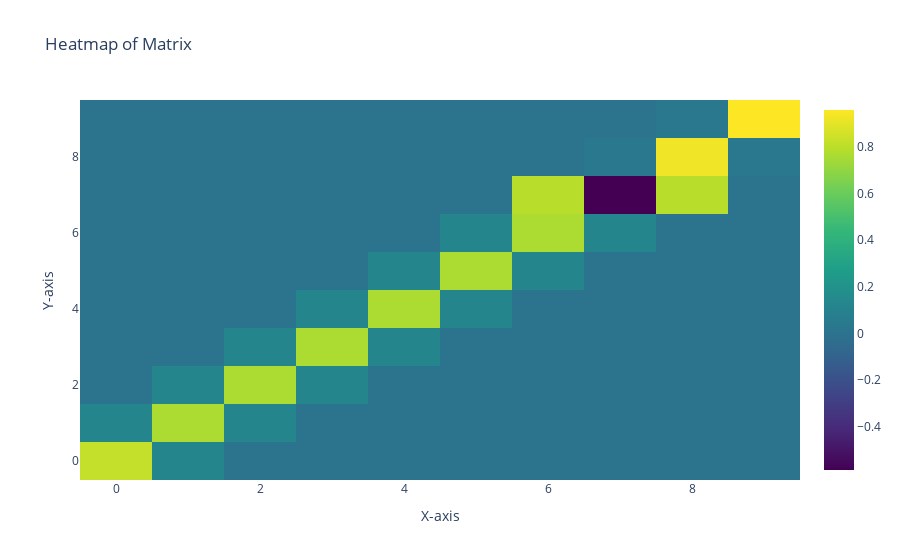

Source (notebook cell):
### Code cell
bG = bg.BuildingGraph(connectivityMatrix, roomList)
bG.updateEdges({"wall_kwargs" :wall_kwargs})
bG.updateNodes({
    "room_kwargs": room_kwargs,
    "vent_kwargs": vent_kwargs,
    "rad_kwargs": {"bG": bg.BuildingGraph()},
    })
bG.draw()

build_sim = bs.BuildingSimulation(**sim_kwargs)
build_sim.initialize(bG)

build_sim.run()

Tints = build_sim.bG.G.nodes['R']['Tints']
T_profs = build_sim.bG.G.edges['R', 'R']['T_profs']
wall = build_sim.bG.G.edges['R', 'R']['wall']
h_profs = [4, 8, 12, 16, 20]
h_profs = [h + 48 for h in h_profs]
# h_profs = [0, *h_profs]

# Plotting
plt.figure()
plt.plot(build_sim.hours, Tints, label='Tint')
plt.plot(build_sim.hours, T_profs[0, :], label='T0')
plt.legend()
plt.xlabel('hours')
plt.ylabel('Temperature [K]')

plt.figure()
for h in h_profs:
    i = int(h * 60 * 60 / build_sim.delt)
    plt.plot(wall.x, T_profs[:, i], label=f'{h % 24} hours')

plt.legend()
plt.xlabel('x')
plt.ylabel('Temperature [K]')
plt.show()

### Figure 1 — Plotly figure (JSON) as saved in the notebook; plotly's stock layout.template omitted (floating-point values rounded to 4 significant figures)
{"data": [{"colorscale": [[0, "#440154"], [0.1111, "#482878"], [0.2222, "#3e4989"], [0.3333, "#31688e"], [0.4444, "#26828e"], [0.5556, "#1f9e89"], [0.6667, "#35b779"], [0.7778, "#6ece58"], [0.8889, "#b5de2b"], [1, "#fde725"]], "type": "heatmap", "z": [[0.8246, 0.1183, 0, 0, 0, 0, 0, 0, 0, 0], [0.1183, 0.7633, 0.1183, 0, 0, 0, 0, 0, 0, 0], [0, 0.1183, 0.7633, 0.1183, 0, 0, 0, 0, 0, 0], [0, 0, 0.1183, 0.7633, 0.1183, 0, 0, 0, 0, 0], [0, 0, 0, 0.1183, 0.7633, 0.1183, 0, 0, 0, 0], [0, 0, 0, 0, 0.1183, 0.7633, 0.1183, 0, 0, 0], [0, 0, 0, 0, 0, 0.1183, 0.7633, 0.1183, 0, 0], [0, 0, 0, 0, 0, 0, 0.792, -0.5839, 0.792, 0], [0, 0, 0, 0, 0, 0, 0, 0.03766, 0.9247, 0.03766], [0, 0, 0, 0, 0, 0, 0, 0, 0.03766, 0.9567]]}], "layout": {"title": {"text": "Heatmap of Matrix"}, "xaxis": {"title": {"text": "X-axis"}}, "yaxis": {"title": {"text": "Y-axis"}}}}
